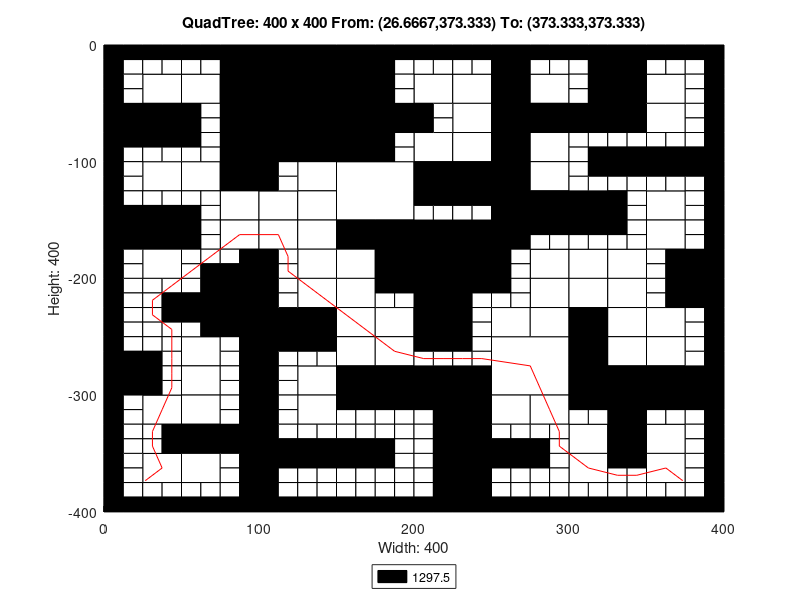

The MATLAB script that drew this image:
axis([0 400 -400 0]);
title('QuadTree: 400 x 400 From: (26.6667,373.333) To: (373.333,373.333)');
xlabel('Width: 400');
ylabel('Height: 400');
rectangle('Position',[100 -50 50 50], 'FaceColor',[0 0 0]);
rectangle('Position',[100 -100 50 50], 'FaceColor',[0 0 0]);
rectangle('Position',[150 -150 50 50], 'FaceColor',[1 1 1]);
rectangle('Position',[200 -200 50 50], 'FaceColor',[0 0 0]);
rectangle('Position',[250 -300 50 50], 'FaceColor',[1 1 1]);
rectangle('Position',[25 -50 25 25], 'FaceColor',[1 1 1]);
rectangle('Position',[75 -25 25 25], 'FaceColor',[0 0 0]);
rectangle('Position',[50 -50 25 25], 'FaceColor',[1 1 1]);
rectangle('Position',[75 -50 25 25], 'FaceColor',[0 0 0]);
rectangle('Position',[0 -75 25 25], 'FaceColor',[0 0 0]);
rectangle('Position',[25 -75 25 25], 'FaceColor',[0 0 0]);
rectangle('Position',[75 -75 25 25], 'FaceColor',[0 0 0]);
rectangle('Position',[75 -100 25 25], 'FaceColor',[0 0 0]);
rectangle('Position',[150 -25 25 25], 'FaceColor',[0 0 0]);
rectangle('Position',[150 -50 25 25], 'FaceColor',[0 0 0]);
rectangle('Position',[150 -75 25 25], 'FaceColor',[0 0 0]);
rectangle('Position',[175 -75 25 25], 'FaceColor',[0 0 0]);
rectangle('Position',[150 -100 25 25], 'FaceColor',[0 0 0]);
rectangle('Position',[25 -125 25 25], 'FaceColor',[1 1 1]);
rectangle('Position',[50 -125 25 25], 'FaceColor',[1 1 1]);
rectangle('Position',[75 -125 25 25], 'FaceColor',[0 0 0]);
rectangle('Position',[75 -150 25 25], 'FaceColor',[1 1 1]);
rectangle('Position',[0 -175 25 25], 'FaceColor',[0 0 0]);
rectangle('Position',[25 -175 25 25], 'FaceColor',[0 0 0]);
rectangle('Position',[25 -200 25 25], 'FaceColor',[1 1 1]);
rectangle('Position',[75 -175 25 25], 'FaceColor',[1 1 1]);
rectangle('Position',[125 -125 25 25], 'FaceColor',[1 1 1]);
rectangle('Position',[100 -150 25 25], 'FaceColor',[1 1 1]);
rectangle('Position',[125 -150 25 25], 'FaceColor',[1 1 1]);
rectangle('Position',[100 -175 25 25], 'FaceColor',[1 1 1]);
rectangle('Position',[125 -175 25 25], 'FaceColor',[1 1 1]);
rectangle('Position',[125 -200 25 25], 'FaceColor',[1 1 1]);
rectangle('Position',[150 -175 25 25], 'FaceColor',[0 0 0]);
rectangle('Position',[175 -175 25 25], 'FaceColor',[0 0 0]);
rectangle('Position',[150 -200 25 25], 'FaceColor',[1 1 1]);
rectangle('Position',[175 -200 25 25], 'FaceColor',[0 0 0]);
rectangle('Position',[200 -50 25 25], 'FaceColor',[1 1 1]);
rectangle('Position',[225 -50 25 25], 'FaceColor',[1 1 1]);
rectangle('Position',[250 -25 25 25], 'FaceColor',[0 0 0]);
rectangle('Position',[250 -50 25 25], 'FaceColor',[0 0 0]);
rectangle('Position',[275 -50 25 25], 'FaceColor',[1 1 1]);
rectangle('Position',[225 -75 25 25], 'FaceColor',[1 1 1]);
rectangle('Position',[200 -100 25 25], 'FaceColor',[1 1 1]);
rectangle('Position',[225 -100 25 25], 'FaceColor',[1 1 1]);
rectangle('Position',[250 -75 25 25], 'FaceColor',[0 0 0]);
rectangle('Position',[275 -75 25 25], 'FaceColor',[0 0 0]);
rectangle('Position',[250 -100 25 25], 'FaceColor',[0 0 0]);
rectangle('Position',[275 -100 25 25], 'FaceColor',[1 1 1]);
rectangle('Position',[325 -25 25 25], 'FaceColor',[0 0 0]);
rectangle('Position',[325 -50 25 25], 'FaceColor',[0 0 0]);
rectangle('Position',[350 -50 25 25], 'FaceColor',[1 1 1]);
rectangle('Position',[300 -75 25 25], 'FaceColor',[0 0 0]);
rectangle('Position',[325 -75 25 25], 'FaceColor',[0 0 0]);
rectangle('Position',[350 -75 25 25], 'FaceColor',[1 1 1]);
rectangle('Position',[200 -125 25 25], 'FaceColor',[0 0 0]);
rectangle('Position',[225 -125 25 25], 'FaceColor',[0 0 0]);
rectangle('Position',[250 -125 25 25], 'FaceColor',[0 0 0]);
rectangle('Position',[275 -125 25 25], 'FaceColor',[1 1 1]);
rectangle('Position',[250 -150 25 25], 'FaceColor',[0 0 0]);
rectangle('Position',[275 -150 25 25], 'FaceColor',[0 0 0]);
rectangle('Position',[250 -175 25 25], 'FaceColor',[0 0 0]);
rectangle('Position',[275 -200 25 25], 'FaceColor',[1 1 1]);
rectangle('Position',[300 -150 25 25], 'FaceColor',[0 0 0]);
rectangle('Position',[350 -150 25 25], 'FaceColor',[1 1 1]);
rectangle('Position',[300 -200 25 25], 'FaceColor',[1 1 1]);
rectangle('Position',[325 -200 25 25], 'FaceColor',[1 1 1]);
rectangle('Position',[350 -175 25 25], 'FaceColor',[1 1 1]);
rectangle('Position',[375 -200 25 25], 'FaceColor',[0 0 0]);
rectangle('Position',[75 -225 25 25], 'FaceColor',[0 0 0]);
rectangle('Position',[75 -250 25 25], 'FaceColor',[0 0 0]);
rectangle('Position',[0 -300 25 25], 'FaceColor',[0 0 0]);
rectangle('Position',[50 -275 25 25], 'FaceColor',[1 1 1]);
rectangle('Position',[50 -300 25 25], 'FaceColor',[1 1 1]);
rectangle('Position',[125 -225 25 25], 'FaceColor',[1 1 1]);
rectangle('Position',[100 -250 25 25], 'FaceColor',[0 0 0]);
rectangle('Position',[125 -250 25 25], 'FaceColor',[0 0 0]);
rectangle('Position',[150 -225 25 25], 'FaceColor',[1 1 1]);
rectangle('Position',[150 -250 25 25], 'FaceColor',[1 1 1]);
rectangle('Position',[175 -250 25 25], 'FaceColor',[1 1 1]);
rectangle('Position',[125 -300 25 25], 'FaceColor',[1 1 1]);
rectangle('Position',[150 -275 25 25], 'FaceColor',[1 1 1]);
rectangle('Position',[175 -275 25 25], 'FaceColor',[1 1 1]);
rectangle('Position',[150 -300 25 25], 'FaceColor',[0 0 0]);
rectangle('Position',[175 -300 25 25], 'FaceColor',[0 0 0]);
rectangle('Position',[25 -325 25 25], 'FaceColor',[1 1 1]);
rectangle('Position',[50 -325 25 25], 'FaceColor',[1 1 1]);
rectangle('Position',[50 -350 25 25], 'FaceColor',[0 0 0]);
rectangle('Position',[75 -350 25 25], 'FaceColor',[0 0 0]);
rectangle('Position',[25 -375 25 25], 'FaceColor',[1 1 1]);
rectangle('Position',[50 -375 25 25], 'FaceColor',[1 1 1]);
rectangle('Position',[125 -325 25 25], 'FaceColor',[1 1 1]);
rectangle('Position',[200 -225 25 25], 'FaceColor',[0 0 0]);
rectangle('Position',[200 -250 25 25], 'FaceColor',[0 0 0]);
rectangle('Position',[275 -225 25 25], 'FaceColor',[1 1 1]);
rectangle('Position',[250 -250 25 25], 'FaceColor',[1 1 1]);
rectangle('Position',[275 -250 25 25], 'FaceColor',[1 1 1]);
rectangle('Position',[200 -300 25 25], 'FaceColor',[0 0 0]);
rectangle('Position',[225 -300 25 25], 'FaceColor',[0 0 0]);
rectangle('Position',[300 -225 25 25], 'FaceColor',[1 1 1]);
rectangle('Position',[325 -225 25 25], 'FaceColor',[1 1 1]);
rectangle('Position',[300 -250 25 25], 'FaceColor',[0 0 0]);
rectangle('Position',[325 -250 25 25], 'FaceColor',[1 1 1]);
rectangle('Position',[375 -225 25 25], 'FaceColor',[0 0 0]);
rectangle('Position',[350 -250 25 25], 'FaceColor',[1 1 1]);
rectangle('Position',[300 -275 25 25], 'FaceColor',[0 0 0]);
rectangle('Position',[325 -275 25 25], 'FaceColor',[1 1 1]);
rectangle('Position',[300 -300 25 25], 'FaceColor',[0 0 0]);
rectangle('Position',[325 -300 25 25], 'FaceColor',[0 0 0]);
rectangle('Position',[350 -275 25 25], 'FaceColor',[1 1 1]);
rectangle('Position',[350 -300 25 25], 'FaceColor',[0 0 0]);
rectangle('Position',[375 -300 25 25], 'FaceColor',[0 0 0]);
rectangle('Position',[225 -325 25 25], 'FaceColor',[0 0 0]);
rectangle('Position',[225 -350 25 25], 'FaceColor',[0 0 0]);
rectangle('Position',[250 -325 25 25], 'FaceColor',[1 1 1]);
rectangle('Position',[275 -325 25 25], 'FaceColor',[1 1 1]);
rectangle('Position',[225 -375 25 25], 'FaceColor',[0 0 0]);
rectangle('Position',[225 -400 25 25], 'FaceColor',[0 0 0]);
rectangle('Position',[325 -325 25 25], 'FaceColor',[0 0 0]);
rectangle('Position',[300 -350 25 25], 'FaceColor',[1 1 1]);
rectangle('Position',[325 -350 25 25], 'FaceColor',[0 0 0]);
rectangle('Position',[350 -350 25 25], 'FaceColor',[1 1 1]);
rectangle('Position',[300 -375 25 25], 'FaceColor',[1 1 1]);
rectangle('Position',[350 -375 25 25], 'FaceColor',[1 1 1]);
rectangle('Position',[0 -12.5 12.5 12.5], 'FaceColor',[0 0 0]);
rectangle('Position',[12.5 -12.5 12.5 12.5], 'FaceColor',[0 0 0]);
rectangle('Position',[0 -25 12.5 12.5], 'FaceColor',[0 0 0]);
rectangle('Position',[12.5 -25 12.5 12.5], 'FaceColor',[1 1 1]);
rectangle('Position',[25 -12.5 12.5 12.5], 'FaceColor',[0 0 0]);
rectangle('Position',[37.5 -12.5 12.5 12.5], 'FaceColor',[0 0 0]);
rectangle('Position',[25 -25 12.5 12.5], 'FaceColor',[1 1 1]);
rectangle('Position',[37.5 -25 12.5 12.5], 'FaceColor',[1 1 1]);
rectangle('Position',[0 -37.5 12.5 12.5], 'FaceColor',[0 0 0]);
rectangle('Position',[12.5 -37.5 12.5 12.5], 'FaceColor',[1 1 1]);
rectangle('Position',[0 -50 12.5 12.5], 'FaceColor',[0 0 0]);
rectangle('Position',[12.5 -50 12.5 12.5], 'FaceColor',[1 1 1]);
rectangle('Position',[50 -12.5 12.5 12.5], 'FaceColor',[0 0 0]);
rectangle('Position',[62.5 -12.5 12.5 12.5], 'FaceColor',[0 0 0]);
rectangle('Position',[50 -25 12.5 12.5], 'FaceColor',[1 1 1]);
rectangle('Position',[62.5 -25 12.5 12.5], 'FaceColor',[1 1 1]);
rectangle('Position',[0 -87.5 12.5 12.5], 'FaceColor',[0 0 0]);
rectangle('Position',[12.5 -87.5 12.5 12.5], 'FaceColor',[0 0 0]);
rectangle('Position',[0 -100 12.5 12.5], 'FaceColor',[0 0 0]);
rectangle('Position',[12.5 -100 12.5 12.5], 'FaceColor',[1 1 1]);
rectangle('Position',[25 -87.5 12.5 12.5], 'FaceColor',[0 0 0]);
rectangle('Position',[37.5 -87.5 12.5 12.5], 'FaceColor',[0 0 0]);
rectangle('Position',[25 -100 12.5 12.5], 'FaceColor',[1 1 1]);
rectangle('Position',[37.5 -100 12.5 12.5], 'FaceColor',[1 1 1]);
rectangle('Position',[50 -62.5 12.5 12.5], 'FaceColor',[0 0 0]);
rectangle('Position',[62.5 -62.5 12.5 12.5], 'FaceColor',[1 1 1]);
rectangle('Position',[50 -75 12.5 12.5], 'FaceColor',[0 0 0]);
rectangle('Position',[62.5 -75 12.5 12.5], 'FaceColor',[1 1 1]);
rectangle('Position',[50 -87.5 12.5 12.5], 'FaceColor',[0 0 0]);
rectangle('Position',[62.5 -87.5 12.5 12.5], 'FaceColor',[1 1 1]);
rectangle('Position',[50 -100 12.5 12.5], 'FaceColor',[1 1 1]);
rectangle('Position',[62.5 -100 12.5 12.5], 'FaceColor',[1 1 1]);
rectangle('Position',[175 -12.5 12.5 12.5], 'FaceColor',[0 0 0]);
rectangle('Position',[187.5 -12.5 12.5 12.5], 'FaceColor',[0 0 0]);
rectangle('Position',[175 -25 12.5 12.5], 'FaceColor',[0 0 0]);
rectangle('Position',[187.5 -25 12.5 12.5], 'FaceColor',[1 1 1]);
rectangle('Position',[175 -37.5 12.5 12.5], 'FaceColor',[0 0 0]);
rectangle('Position',[187.5 -37.5 12.5 12.5], 'FaceColor',[1 1 1]);
rectangle('Position',[175 -50 12.5 12.5], 'FaceColor',[0 0 0]);
rectangle('Position',[187.5 -50 12.5 12.5], 'FaceColor',[1 1 1]);
rectangle('Position',[175 -87.5 12.5 12.5], 'FaceColor',[0 0 0]);
rectangle('Position',[187.5 -87.5 12.5 12.5], 'FaceColor',[1 1 1]);
rectangle('Position',[175 -100 12.5 12.5], 'FaceColor',[0 0 0]);
rectangle('Position',[187.5 -100 12.5 12.5], 'FaceColor',[1 1 1]);
rectangle('Position',[0 -112.5 12.5 12.5], 'FaceColor',[0 0 0]);
rectangle('Position',[12.5 -112.5 12.5 12.5], 'FaceColor',[1 1 1]);
rectangle('Position',[0 -125 12.5 12.5], 'FaceColor',[0 0 0]);
rectangle('Position',[12.5 -125 12.5 12.5], 'FaceColor',[1 1 1]);
rectangle('Position',[0 -137.5 12.5 12.5], 'FaceColor',[0 0 0]);
rectangle('Position',[12.5 -137.5 12.5 12.5], 'FaceColor',[1 1 1]);
rectangle('Position',[0 -150 12.5 12.5], 'FaceColor',[0 0 0]);
rectangle('Position',[12.5 -150 12.5 12.5], 'FaceColor',[0 0 0]);
rectangle('Position',[25 -137.5 12.5 12.5], 'FaceColor',[1 1 1]);
rectangle('Position',[37.5 -137.5 12.5 12.5], 'FaceColor',[1 1 1]);
rectangle('Position',[25 -150 12.5 12.5], 'FaceColor',[0 0 0]);
rectangle('Position',[37.5 -150 12.5 12.5], 'FaceColor',[0 0 0]);
rectangle('Position',[50 -137.5 12.5 12.5], 'FaceColor',[1 1 1]);
rectangle('Position',[62.5 -137.5 12.5 12.5], 'FaceColor',[1 1 1]);
rectangle('Position',[50 -150 12.5 12.5], 'FaceColor',[0 0 0]);
rectangle('Position',[62.5 -150 12.5 12.5], 'FaceColor',[1 1 1]);
rectangle('Position',[0 -187.5 12.5 12.5], 'FaceColor',[0 0 0]);
rectangle('Position',[12.5 -187.5 12.5 12.5], 'FaceColor',[1 1 1]);
rectangle('Position',[0 -200 12.5 12.5], 'FaceColor',[0 0 0]);
rectangle('Position',[12.5 -200 12.5 12.5], 'FaceColor',[1 1 1]);
rectangle('Position',[50 -162.5 12.5 12.5], 'FaceColor',[0 0 0]);
rectangle('Position',[62.5 -162.5 12.5 12.5], 'FaceColor',[1 1 1]);
rectangle('Position',[50 -175 12.5 12.5], 'FaceColor',[0 0 0]);
rectangle('Position',[62.5 -175 12.5 12.5], 'FaceColor',[1 1 1]);
rectangle('Position',[50 -187.5 12.5 12.5], 'FaceColor',[1 1 1]);
rectangle('Position',[62.5 -187.5 12.5 12.5], 'FaceColor',[1 1 1]);
rectangle('Position',[50 -200 12.5 12.5], 'FaceColor',[1 1 1]);
rectangle('Position',[62.5 -200 12.5 12.5], 'FaceColor',[0 0 0]);
rectangle('Position',[75 -187.5 12.5 12.5], 'FaceColor',[1 1 1]);
rectangle('Position',[87.5 -187.5 12.5 12.5], 'FaceColor',[0 0 0]);
rectangle('Position',[75 -200 12.5 12.5], 'FaceColor',[0 0 0]);
rectangle('Position',[87.5 -200 12.5 12.5], 'FaceColor',[0 0 0]);
rectangle('Position',[100 -112.5 12.5 12.5], 'FaceColor',[0 0 0]);
rectangle('Position',[112.5 -112.5 12.5 12.5], 'FaceColor',[1 1 1]);
rectangle('Position',[100 -125 12.5 12.5], 'FaceColor',[0 0 0]);
rectangle('Position',[112.5 -125 12.5 12.5], 'FaceColor',[1 1 1]);
rectangle('Position',[100 -187.5 12.5 12.5], 'FaceColor',[0 0 0]);
rectangle('Position',[112.5 -187.5 12.5 12.5], 'FaceColor',[1 1 1]);
rectangle('Position',[100 -200 12.5 12.5], 'FaceColor',[0 0 0]);
rectangle('Position',[112.5 -200 12.5 12.5], 'FaceColor',[1 1 1]);
rectangle('Position',[200 -12.5 12.5 12.5], 'FaceColor',[0 0 0]);
rectangle('Position',[212.5 -12.5 12.5 12.5], 'FaceColor',[0 0 0]);
rectangle('Position',[200 -25 12.5 12.5], 'FaceColor',[1 1 1]);
rectangle('Position',[212.5 -25 12.5 12.5], 'FaceColor',[1 1 1]);
rectangle('Position',[225 -12.5 12.5 12.5], 'FaceColor',[0 0 0]);
rectangle('Position',[237.5 -12.5 12.5 12.5], 'FaceColor',[0 0 0]);
rectangle('Position',[225 -25 12.5 12.5], 'FaceColor',[1 1 1]);
rectangle('Position',[237.5 -25 12.5 12.5], 'FaceColor',[1 1 1]);
rectangle('Position',[275 -12.5 12.5 12.5], 'FaceColor',[0 0 0]);
rectangle('Position',[287.5 -12.5 12.5 12.5], 'FaceColor',[0 0 0]);
rectangle('Position',[275 -25 12.5 12.5], 'FaceColor',[1 1 1]);
rectangle('Position',[287.5 -25 12.5 12.5], 'FaceColor',[1 1 1]);
rectangle('Position',[200 -62.5 12.5 12.5], 'FaceColor',[0 0 0]);
rectangle('Position',[212.5 -62.5 12.5 12.5], 'FaceColor',[1 1 1]);
rectangle('Position',[200 -75 12.5 12.5], 'FaceColor',[0 0 0]);
rectangle('Position',[212.5 -75 12.5 12.5], 'FaceColor',[1 1 1]);
rectangle('Position',[300 -12.5 12.5 12.5], 'FaceColor',[0 0 0]);
rectangle('Position',[312.5 -12.5 12.5 12.5], 'FaceColor',[0 0 0]);
rectangle('Position',[300 -25 12.5 12.5], 'FaceColor',[1 1 1]);
rectangle('Position',[312.5 -25 12.5 12.5], 'FaceColor',[0 0 0]);
rectangle('Position',[300 -37.5 12.5 12.5], 'FaceColor',[1 1 1]);
rectangle('Position',[312.5 -37.5 12.5 12.5], 'FaceColor',[0 0 0]);
rectangle('Position',[300 -50 12.5 12.5], 'FaceColor',[1 1 1]);
rectangle('Position',[312.5 -50 12.5 12.5], 'FaceColor',[0 0 0]);
rectangle('Position',[350 -12.5 12.5 12.5], 'FaceColor',[0 0 0]);
rectangle('Position',[362.5 -12.5 12.5 12.5], 'FaceColor',[0 0 0]);
rectangle('Position',[350 -25 12.5 12.5], 'FaceColor',[1 1 1]);
rectangle('Position',[362.5 -25 12.5 12.5], 'FaceColor',[1 1 1]);
rectangle('Position',[375 -12.5 12.5 12.5], 'FaceColor',[0 0 0]);
rectangle('Position',[387.5 -12.5 12.5 12.5], 'FaceColor',[0 0 0]);
rectangle('Position',[375 -25 12.5 12.5], 'FaceColor',[1 1 1]);
rectangle('Position',[387.5 -25 12.5 12.5], 'FaceColor',[0 0 0]);
rectangle('Position',[375 -37.5 12.5 12.5], 'FaceColor',[1 1 1]);
rectangle('Position',[387.5 -37.5 12.5 12.5], 'FaceColor',[0 0 0]);
rectangle('Position',[375 -50 12.5 12.5], 'FaceColor',[1 1 1]);
rectangle('Position',[387.5 -50 12.5 12.5], 'FaceColor',[0 0 0]);
rectangle('Position',[300 -87.5 12.5 12.5], 'FaceColor',[1 1 1]);
rectangle('Position',[312.5 -87.5 12.5 12.5], 'FaceColor',[1 1 1]);
rectangle('Position',[300 -100 12.5 12.5], 'FaceColor',[1 1 1]);
rectangle('Position',[312.5 -100 12.5 12.5], 'FaceColor',[0 0 0]);
rectangle('Position',[325 -87.5 12.5 12.5], 'FaceColor',[1 1 1]);
rectangle('Position',[337.5 -87.5 12.5 12.5], 'FaceColor',[1 1 1]);
rectangle('Position',[325 -100 12.5 12.5], 'FaceColor',[0 0 0]);
rectangle('Position',[337.5 -100 12.5 12.5], 'FaceColor',[0 0 0]);
rectangle('Position',[375 -62.5 12.5 12.5], 'FaceColor',[1 1 1]);
rectangle('Position',[387.5 -62.5 12.5 12.5], 'FaceColor',[0 0 0]);
rectangle('Position',[375 -75 12.5 12.5], 'FaceColor',[1 1 1]);
rectangle('Position',[387.5 -75 12.5 12.5], 'FaceColor',[0 0 0]);
rectangle('Position',[350 -87.5 12.5 12.5], 'FaceColor',[1 1 1]);
rectangle('Position',[362.5 -87.5 12.5 12.5], 'FaceColor',[1 1 1]);
rectangle('Position',[350 -100 12.5 12.5], 'FaceColor',[0 0 0]);
rectangle('Position',[362.5 -100 12.5 12.5], 'FaceColor',[0 0 0]);
rectangle('Position',[375 -87.5 12.5 12.5], 'FaceColor',[1 1 1]);
rectangle('Position',[387.5 -87.5 12.5 12.5], 'FaceColor',[0 0 0]);
rectangle('Position',[375 -100 12.5 12.5], 'FaceColor',[0 0 0]);
rectangle('Position',[387.5 -100 12.5 12.5], 'FaceColor',[0 0 0]);
rectangle('Position',[200 -137.5 12.5 12.5], 'FaceColor',[0 0 0]);
rectangle('Position',[212.5 -137.5 12.5 12.5], 'FaceColor',[0 0 0]);
rectangle('Position',[200 -150 12.5 12.5], 'FaceColor',[1 1 1]);
rectangle('Position',[212.5 -150 12.5 12.5], 'FaceColor',[1 1 1]);
rectangle('Position',[225 -137.5 12.5 12.5], 'FaceColor',[0 0 0]);
rectangle('Position',[237.5 -137.5 12.5 12.5], 'FaceColor',[0 0 0]);
rectangle('Position',[225 -150 12.5 12.5], 'FaceColor',[1 1 1]);
rectangle('Position',[237.5 -150 12.5 12.5], 'FaceColor',[1 1 1]);
rectangle('Position',[275 -162.5 12.5 12.5], 'FaceColor',[0 0 0]);
rectangle('Position',[287.5 -162.5 12.5 12.5], 'FaceColor',[0 0 0]);
rectangle('Position',[275 -175 12.5 12.5], 'FaceColor',[1 1 1]);
rectangle('Position',[287.5 -175 12.5 12.5], 'FaceColor',[1 1 1]);
rectangle('Position',[250 -187.5 12.5 12.5], 'FaceColor',[0 0 0]);
rectangle('Position',[262.5 -187.5 12.5 12.5], 'FaceColor',[1 1 1]);
rectangle('Position',[250 -200 12.5 12.5], 'FaceColor',[0 0 0]);
rectangle('Position',[262.5 -200 12.5 12.5], 'FaceColor',[1 1 1]);
rectangle('Position',[300 -112.5 12.5 12.5], 'FaceColor',[1 1 1]);
rectangle('Position',[312.5 -112.5 12.5 12.5], 'FaceColor',[0 0 0]);
rectangle('Position',[300 -125 12.5 12.5], 'FaceColor',[1 1 1]);
rectangle('Position',[312.5 -125 12.5 12.5], 'FaceColor',[1 1 1]);
rectangle('Position',[325 -112.5 12.5 12.5], 'FaceColor',[0 0 0]);
rectangle('Position',[337.5 -112.5 12.5 12.5], 'FaceColor',[0 0 0]);
rectangle('Position',[325 -125 12.5 12.5], 'FaceColor',[1 1 1]);
rectangle('Position',[337.5 -125 12.5 12.5], 'FaceColor',[1 1 1]);
rectangle('Position',[325 -137.5 12.5 12.5], 'FaceColor',[0 0 0]);
rectangle('Position',[337.5 -137.5 12.5 12.5], 'FaceColor',[1 1 1]);
rectangle('Position',[325 -150 12.5 12.5], 'FaceColor',[0 0 0]);
rectangle('Position',[337.5 -150 12.5 12.5], 'FaceColor',[1 1 1]);
rectangle('Position',[350 -112.5 12.5 12.5], 'FaceColor',[0 0 0]);
rectangle('Position',[362.5 -112.5 12.5 12.5], 'FaceColor',[0 0 0]);
rectangle('Position',[350 -125 12.5 12.5], 'FaceColor',[1 1 1]);
rectangle('Position',[362.5 -125 12.5 12.5], 'FaceColor',[1 1 1]);
rectangle('Position',[375 -112.5 12.5 12.5], 'FaceColor',[0 0 0]);
rectangle('Position',[387.5 -112.5 12.5 12.5], 'FaceColor',[0 0 0]);
rectangle('Position',[375 -125 12.5 12.5], 'FaceColor',[1 1 1]);
rectangle('Position',[387.5 -125 12.5 12.5], 'FaceColor',[0 0 0]);
rectangle('Position',[375 -137.5 12.5 12.5], 'FaceColor',[1 1 1]);
rectangle('Position',[387.5 -137.5 12.5 12.5], 'FaceColor',[0 0 0]);
rectangle('Position',[375 -150 12.5 12.5], 'FaceColor',[1 1 1]);
rectangle('Position',[387.5 -150 12.5 12.5], 'FaceColor',[0 0 0]);
rectangle('Position',[300 -162.5 12.5 12.5], 'FaceColor',[0 0 0]);
rectangle('Position',[312.5 -162.5 12.5 12.5], 'FaceColor',[0 0 0]);
rectangle('Position',[300 -175 12.5 12.5], 'FaceColor',[1 1 1]);
rectangle('Position',[312.5 -175 12.5 12.5], 'FaceColor',[1 1 1]);
rectangle('Position',[325 -162.5 12.5 12.5], 'FaceColor',[0 0 0]);
rectangle('Position',[337.5 -162.5 12.5 12.5], 'FaceColor',[1 1 1]);
rectangle('Position',[325 -175 12.5 12.5], 'FaceColor',[1 1 1]);
rectangle('Position',[337.5 -175 12.5 12.5], 'FaceColor',[1 1 1]);
rectangle('Position',[375 -162.5 12.5 12.5], 'FaceColor',[1 1 1]);
rectangle('Position',[387.5 -162.5 12.5 12.5], 'FaceColor',[0 0 0]);
rectangle('Position',[375 -175 12.5 12.5], 'FaceColor',[1 1 1]);
rectangle('Position',[387.5 -175 12.5 12.5], 'FaceColor',[0 0 0]);
rectangle('Position',[350 -187.5 12.5 12.5], 'FaceColor',[1 1 1]);
rectangle('Position',[362.5 -187.5 12.5 12.5], 'FaceColor',[0 0 0]);
rectangle('Position',[350 -200 12.5 12.5], 'FaceColor',[1 1 1]);
rectangle('Position',[362.5 -200 12.5 12.5], 'FaceColor',[0 0 0]);
rectangle('Position',[0 -212.5 12.5 12.5], 'FaceColor',[0 0 0]);
rectangle('Position',[12.5 -212.5 12.5 12.5], 'FaceColor',[1 1 1]);
rectangle('Position',[0 -225 12.5 12.5], 'FaceColor',[0 0 0]);
rectangle('Position',[12.5 -225 12.5 12.5], 'FaceColor',[1 1 1]);
rectangle('Position',[25 -212.5 12.5 12.5], 'FaceColor',[1 1 1]);
rectangle('Position',[37.5 -212.5 12.5 12.5], 'FaceColor',[1 1 1]);
rectangle('Position',[25 -225 12.5 12.5], 'FaceColor',[1 1 1]);
rectangle('Position',[37.5 -225 12.5 12.5], 'FaceColor',[0 0 0]);
rectangle('Position',[0 -237.5 12.5 12.5], 'FaceColor',[0 0 0]);
rectangle('Position',[12.5 -237.5 12.5 12.5], 'FaceColor',[1 1 1]);
rectangle('Position',[0 -250 12.5 12.5], 'FaceColor',[0 0 0]);
rectangle('Position',[12.5 -250 12.5 12.5], 'FaceColor',[1 1 1]);
rectangle('Position',[25 -237.5 12.5 12.5], 'FaceColor',[1 1 1]);
rectangle('Position',[37.5 -237.5 12.5 12.5], 'FaceColor',[0 0 0]);
rectangle('Position',[25 -250 12.5 12.5], 'FaceColor',[1 1 1]);
rectangle('Position',[37.5 -250 12.5 12.5], 'FaceColor',[1 1 1]);
rectangle('Position',[50 -212.5 12.5 12.5], 'FaceColor',[1 1 1]);
rectangle('Position',[62.5 -212.5 12.5 12.5], 'FaceColor',[0 0 0]);
rectangle('Position',[50 -225 12.5 12.5], 'FaceColor',[0 0 0]);
rectangle('Position',[62.5 -225 12.5 12.5], 'FaceColor',[0 0 0]);
rectangle('Position',[50 -237.5 12.5 12.5], 'FaceColor',[0 0 0]);
rectangle('Position',[62.5 -237.5 12.5 12.5], 'FaceColor',[0 0 0]);
rectangle('Position',[50 -250 12.5 12.5], 'FaceColor',[1 1 1]);
rectangle('Position',[62.5 -250 12.5 12.5], 'FaceColor',[0 0 0]);
rectangle('Position',[0 -262.5 12.5 12.5], 'FaceColor',[0 0 0]);
rectangle('Position',[12.5 -262.5 12.5 12.5], 'FaceColor',[1 1 1]);
rectangle('Position',[0 -275 12.5 12.5], 'FaceColor',[0 0 0]);
rectangle('Position',[12.5 -275 12.5 12.5], 'FaceColor',[0 0 0]);
rectangle('Position',[25 -262.5 12.5 12.5], 'FaceColor',[1 1 1]);
rectangle('Position',[37.5 -262.5 12.5 12.5], 'FaceColor',[1 1 1]);
rectangle('Position',[25 -275 12.5 12.5], 'FaceColor',[0 0 0]);
rectangle('Position',[37.5 -275 12.5 12.5], 'FaceColor',[1 1 1]);
rectangle('Position',[25 -287.5 12.5 12.5], 'FaceColor',[0 0 0]);
rectangle('Position',[37.5 -287.5 12.5 12.5], 'FaceColor',[1 1 1]);
rectangle('Position',[25 -300 12.5 12.5], 'FaceColor',[0 0 0]);
rectangle('Position',[37.5 -300 12.5 12.5], 'FaceColor',[1 1 1]);
rectangle('Position',[75 -262.5 12.5 12.5], 'FaceColor',[1 1 1]);
rectangle('Position',[87.5 -262.5 12.5 12.5], 'FaceColor',[0 0 0]);
rectangle('Position',[75 -275 12.5 12.5], 'FaceColor',[1 1 1]);
rectangle('Position',[87.5 -275 12.5 12.5], 'FaceColor',[0 0 0]);
rectangle('Position',[75 -287.5 12.5 12.5], 'FaceColor',[1 1 1]);
rectangle('Position',[87.5 -287.5 12.5 12.5], 'FaceColor',[0 0 0]);
rectangle('Position',[75 -300 12.5 12.5], 'FaceColor',[1 1 1]);
rectangle('Position',[87.5 -300 12.5 12.5], 'FaceColor',[0 0 0]);
rectangle('Position',[100 -212.5 12.5 12.5], 'FaceColor',[0 0 0]);
rectangle('Position',[112.5 -212.5 12.5 12.5], 'FaceColor',[1 1 1]);
rectangle('Position',[100 -225 12.5 12.5], 'FaceColor',[0 0 0]);
rectangle('Position',[112.5 -225 12.5 12.5], 'FaceColor',[1 1 1]);
rectangle('Position',[175 -212.5 12.5 12.5], 'FaceColor',[0 0 0]);
rectangle('Position',[187.5 -212.5 12.5 12.5], 'FaceColor',[0 0 0]);
rectangle('Position',[175 -225 12.5 12.5], 'FaceColor',[1 1 1]);
rectangle('Position',[187.5 -225 12.5 12.5], 'FaceColor',[1 1 1]);
rectangle('Position',[100 -262.5 12.5 12.5], 'FaceColor',[0 0 0]);
rectangle('Position',[112.5 -262.5 12.5 12.5], 'FaceColor',[0 0 0]);
rectangle('Position',[100 -275 12.5 12.5], 'FaceColor',[0 0 0]);
rectangle('Position',[112.5 -275 12.5 12.5], 'FaceColor',[1 1 1]);
rectangle('Position',[125 -262.5 12.5 12.5], 'FaceColor',[0 0 0]);
rectangle('Position',[137.5 -262.5 12.5 12.5], 'FaceColor',[0 0 0]);
rectangle('Position',[125 -275 12.5 12.5], 'FaceColor',[1 1 1]);
rectangle('Position',[137.5 -275 12.5 12.5], 'FaceColor',[1 1 1]);
rectangle('Position',[100 -287.5 12.5 12.5], 'FaceColor',[0 0 0]);
rectangle('Position',[112.5 -287.5 12.5 12.5], 'FaceColor',[1 1 1]);
rectangle('Position',[100 -300 12.5 12.5], 'FaceColor',[0 0 0]);
rectangle('Position',[112.5 -300 12.5 12.5], 'FaceColor',[1 1 1]);
rectangle('Position',[0 -312.5 12.5 12.5], 'FaceColor',[0 0 0]);
rectangle('Position',[12.5 -312.5 12.5 12.5], 'FaceColor',[1 1 1]);
rectangle('Position',[0 -325 12.5 12.5], 'FaceColor',[0 0 0]);
rectangle('Position',[12.5 -325 12.5 12.5], 'FaceColor',[1 1 1]);
rectangle('Position',[0 -337.5 12.5 12.5], 'FaceColor',[0 0 0]);
rectangle('Position',[12.5 -337.5 12.5 12.5], 'FaceColor',[1 1 1]);
rectangle('Position',[0 -350 12.5 12.5], 'FaceColor',[0 0 0]);
rectangle('Position',[12.5 -350 12.5 12.5], 'FaceColor',[1 1 1]);
rectangle('Position',[25 -337.5 12.5 12.5], 'FaceColor',[1 1 1]);
rectangle('Position',[37.5 -337.5 12.5 12.5], 'FaceColor',[0 0 0]);
rectangle('Position',[25 -350 12.5 12.5], 'FaceColor',[1 1 1]);
rectangle('Position',[37.5 -350 12.5 12.5], 'FaceColor',[0 0 0]);
rectangle('Position',[75 -312.5 12.5 12.5], 'FaceColor',[1 1 1]);
rectangle('Position',[87.5 -312.5 12.5 12.5], 'FaceColor',[0 0 0]);
rectangle('Position',[75 -325 12.5 12.5], 'FaceColor',[1 1 1]);
rectangle('Position',[87.5 -325 12.5 12.5], 'FaceColor',[0 0 0]);
rectangle('Position',[0 -362.5 12.5 12.5], 'FaceColor',[0 0 0]);
rectangle('Position',[12.5 -362.5 12.5 12.5], 'FaceColor',[1 1 1]);
rectangle('Position',[0 -375 12.5 12.5], 'FaceColor',[0 0 0]);
rectangle('Position',[12.5 -375 12.5 12.5], 'FaceColor',[1 1 1]);
rectangle('Position',[0 -387.5 12.5 12.5], 'FaceColor',[0 0 0]);
rectangle('Position',[12.5 -387.5 12.5 12.5], 'FaceColor',[1 1 1]);
rectangle('Position',[0 -400 12.5 12.5], 'FaceColor',[0 0 0]);
rectangle('Position',[12.5 -400 12.5 12.5], 'FaceColor',[0 0 0]);
rectangle('Position',[25 -387.5 12.5 12.5], 'FaceColor',[1 1 1]);
rectangle('Position',[37.5 -387.5 12.5 12.5], 'FaceColor',[1 1 1]);
rectangle('Position',[25 -400 12.5 12.5], 'FaceColor',[0 0 0]);
rectangle('Position',[37.5 -400 12.5 12.5], 'FaceColor',[0 0 0]);
rectangle('Position',[75 -362.5 12.5 12.5], 'FaceColor',[1 1 1]);
rectangle('Position',[87.5 -362.5 12.5 12.5], 'FaceColor',[0 0 0]);
rectangle('Position',[75 -375 12.5 12.5], 'FaceColor',[1 1 1]);
rectangle('Position',[87.5 -375 12.5 12.5], 'FaceColor',[0 0 0]);
rectangle('Position',[50 -387.5 12.5 12.5], 'FaceColor',[1 1 1]);
rectangle('Position',[62.5 -387.5 12.5 12.5], 'FaceColor',[1 1 1]);
rectangle('Position',[50 -400 12.5 12.5], 'FaceColor',[0 0 0]);
rectangle('Position',[62.5 -400 12.5 12.5], 'FaceColor',[0 0 0]);
rectangle('Position',[75 -387.5 12.5 12.5], 'FaceColor',[1 1 1]);
rectangle('Position',[87.5 -387.5 12.5 12.5], 'FaceColor',[0 0 0]);
rectangle('Position',[75 -400 12.5 12.5], 'FaceColor',[0 0 0]);
rectangle('Position',[87.5 -400 12.5 12.5], 'FaceColor',[0 0 0]);
rectangle('Position',[100 -312.5 12.5 12.5], 'FaceColor',[0 0 0]);
rectangle('Position',[112.5 -312.5 12.5 12.5], 'FaceColor',[1 1 1]);
rectangle('Position',[100 -325 12.5 12.5], 'FaceColor',[0 0 0]);
rectangle('Position',[112.5 -325 12.5 12.5], 'FaceColor',[1 1 1]);
rectangle('Position',[100 -337.5 12.5 12.5], 'FaceColor',[0 0 0]);
rectangle('Position',[112.5 -337.5 12.5 12.5], 'FaceColor',[1 1 1]);
rectangle('Position',[100 -350 12.5 12.5], 'FaceColor',[0 0 0]);
rectangle('Position',[112.5 -350 12.5 12.5], 'FaceColor',[0 0 0]);
rectangle('Position',[125 -337.5 12.5 12.5], 'FaceColor',[1 1 1]);
rectangle('Position',[137.5 -337.5 12.5 12.5], 'FaceColor',[1 1 1]);
rectangle('Position',[125 -350 12.5 12.5], 'FaceColor',[0 0 0]);
rectangle('Position',[137.5 -350 12.5 12.5], 'FaceColor',[0 0 0]);
rectangle('Position',[150 -312.5 12.5 12.5], 'FaceColor',[0 0 0]);
rectangle('Position',[162.5 -312.5 12.5 12.5], 'FaceColor',[0 0 0]);
rectangle('Position',[150 -325 12.5 12.5], 'FaceColor',[1 1 1]);
rectangle('Position',[162.5 -325 12.5 12.5], 'FaceColor',[1 1 1]);
rectangle('Position',[175 -312.5 12.5 12.5], 'FaceColor',[0 0 0]);
rectangle('Position',[187.5 -312.5 12.5 12.5], 'FaceColor',[0 0 0]);
rectangle('Position',[175 -325 12.5 12.5], 'FaceColor',[1 1 1]);
rectangle('Position',[187.5 -325 12.5 12.5], 'FaceColor',[1 1 1]);
rectangle('Position',[150 -337.5 12.5 12.5], 'FaceColor',[1 1 1]);
rectangle('Position',[162.5 -337.5 12.5 12.5], 'FaceColor',[1 1 1]);
rectangle('Position',[150 -350 12.5 12.5], 'FaceColor',[0 0 0]);
rectangle('Position',[162.5 -350 12.5 12.5], 'FaceColor',[0 0 0]);
rectangle('Position',[175 -337.5 12.5 12.5], 'FaceColor',[1 1 1]);
rectangle('Position',[187.5 -337.5 12.5 12.5], 'FaceColor',[1 1 1]);
rectangle('Position',[175 -350 12.5 12.5], 'FaceColor',[0 0 0]);
rectangle('Position',[187.5 -350 12.5 12.5], 'FaceColor',[1 1 1]);
rectangle('Position',[100 -362.5 12.5 12.5], 'FaceColor',[0 0 0]);
rectangle('Position',[112.5 -362.5 12.5 12.5], 'FaceColor',[0 0 0]);
rectangle('Position',[100 -375 12.5 12.5], 'FaceColor',[0 0 0]);
rectangle('Position',[112.5 -375 12.5 12.5], 'FaceColor',[1 1 1]);
rectangle('Position',[125 -362.5 12.5 12.5], 'FaceColor',[0 0 0]);
rectangle('Position',[137.5 -362.5 12.5 12.5], 'FaceColor',[0 0 0]);
rectangle('Position',[125 -375 12.5 12.5], 'FaceColor',[1 1 1]);
rectangle('Position',[137.5 -375 12.5 12.5], 'FaceColor',[1 1 1]);
rectangle('Position',[100 -387.5 12.5 12.5], 'FaceColor',[0 0 0]);
rectangle('Position',[112.5 -387.5 12.5 12.5], 'FaceColor',[1 1 1]);
rectangle('Position',[100 -400 12.5 12.5], 'FaceColor',[0 0 0]);
rectangle('Position',[112.5 -400 12.5 12.5], 'FaceColor',[0 0 0]);
rectangle('Position',[125 -387.5 12.5 12.5], 'FaceColor',[1 1 1]);
rectangle('Position',[137.5 -387.5 12.5 12.5], 'FaceColor',[1 1 1]);
rectangle('Position',[125 -400 12.5 12.5], 'FaceColor',[0 0 0]);
rectangle('Position',[137.5 -400 12.5 12.5], 'FaceColor',[0 0 0]);
rectangle('Position',[150 -362.5 12.5 12.5], 'FaceColor',[0 0 0]);
rectangle('Position',[162.5 -362.5 12.5 12.5], 'FaceColor',[0 0 0]);
rectangle('Position',[150 -375 12.5 12.5], 'FaceColor',[1 1 1]);
rectangle('Position',[162.5 -375 12.5 12.5], 'FaceColor',[1 1 1]);
rectangle('Position',[175 -362.5 12.5 12.5], 'FaceColor',[0 0 0]);
rectangle('Position',[187.5 -362.5 12.5 12.5], 'FaceColor',[1 1 1]);
rectangle('Position',[175 -375 12.5 12.5], 'FaceColor',[1 1 1]);
rectangle('Position',[187.5 -375 12.5 12.5], 'FaceColor',[1 1 1]);
rectangle('Position',[150 -387.5 12.5 12.5], 'FaceColor',[1 1 1]);
rectangle('Position',[162.5 -387.5 12.5 12.5], 'FaceColor',[1 1 1]);
rectangle('Position',[150 -400 12.5 12.5], 'FaceColor',[0 0 0]);
rectangle('Position',[162.5 -400 12.5 12.5], 'FaceColor',[0 0 0]);
rectangle('Position',[175 -387.5 12.5 12.5], 'FaceColor',[1 1 1]);
rectangle('Position',[187.5 -387.5 12.5 12.5], 'FaceColor',[1 1 1]);
rectangle('Position',[175 -400 12.5 12.5], 'FaceColor',[0 0 0]);
rectangle('Position',[187.5 -400 12.5 12.5], 'FaceColor',[0 0 0]);
rectangle('Position',[225 -212.5 12.5 12.5], 'FaceColor',[0 0 0]);
rectangle('Position',[237.5 -212.5 12.5 12.5], 'FaceColor',[0 0 0]);
rectangle('Position',[225 -225 12.5 12.5], 'FaceColor',[0 0 0]);
rectangle('Position',[237.5 -225 12.5 12.5], 'FaceColor',[1 1 1]);
rectangle('Position',[225 -237.5 12.5 12.5], 'FaceColor',[0 0 0]);
rectangle('Position',[237.5 -237.5 12.5 12.5], 'FaceColor',[1 1 1]);
rectangle('Position',[225 -250 12.5 12.5], 'FaceColor',[0 0 0]);
rectangle('Position',[237.5 -250 12.5 12.5], 'FaceColor',[1 1 1]);
rectangle('Position',[250 -212.5 12.5 12.5], 'FaceColor',[0 0 0]);
rectangle('Position',[262.5 -212.5 12.5 12.5], 'FaceColor',[1 1 1]);
rectangle('Position',[250 -225 12.5 12.5], 'FaceColor',[1 1 1]);
rectangle('Position',[262.5 -225 12.5 12.5], 'FaceColor',[1 1 1]);
rectangle('Position',[200 -262.5 12.5 12.5], 'FaceColor',[0 0 0]);
rectangle('Position',[212.5 -262.5 12.5 12.5], 'FaceColor',[0 0 0]);
rectangle('Position',[200 -275 12.5 12.5], 'FaceColor',[1 1 1]);
rectangle('Position',[212.5 -275 12.5 12.5], 'FaceColor',[1 1 1]);
rectangle('Position',[225 -262.5 12.5 12.5], 'FaceColor',[0 0 0]);
rectangle('Position',[237.5 -262.5 12.5 12.5], 'FaceColor',[1 1 1]);
rectangle('Position',[225 -275 12.5 12.5], 'FaceColor',[1 1 1]);
rectangle('Position',[237.5 -275 12.5 12.5], 'FaceColor',[1 1 1]);
rectangle('Position',[350 -212.5 12.5 12.5], 'FaceColor',[1 1 1]);
rectangle('Position',[362.5 -212.5 12.5 12.5], 'FaceColor',[0 0 0]);
rectangle('Position',[350 -225 12.5 12.5], 'FaceColor',[1 1 1]);
rectangle('Position',[362.5 -225 12.5 12.5], 'FaceColor',[0 0 0]);
rectangle('Position',[375 -237.5 12.5 12.5], 'FaceColor',[1 1 1]);
rectangle('Position',[387.5 -237.5 12.5 12.5], 'FaceColor',[0 0 0]);
rectangle('Position',[375 -250 12.5 12.5], 'FaceColor',[1 1 1]);
rectangle('Position',[387.5 -250 12.5 12.5], 'FaceColor',[0 0 0]);
rectangle('Position',[375 -262.5 12.5 12.5], 'FaceColor',[1 1 1]);
rectangle('Position',[387.5 -262.5 12.5 12.5], 'FaceColor',[0 0 0]);
rectangle('Position',[375 -275 12.5 12.5], 'FaceColor',[1 1 1]);
rectangle('Position',[387.5 -275 12.5 12.5], 'FaceColor',[0 0 0]);
rectangle('Position',[200 -312.5 12.5 12.5], 'FaceColor',[0 0 0]);
rectangle('Position',[212.5 -312.5 12.5 12.5], 'FaceColor',[0 0 0]);
rectangle('Position',[200 -325 12.5 12.5], 'FaceColor',[1 1 1]);
rectangle('Position',[212.5 -325 12.5 12.5], 'FaceColor',[0 0 0]);
rectangle('Position',[200 -337.5 12.5 12.5], 'FaceColor',[1 1 1]);
rectangle('Position',[212.5 -337.5 12.5 12.5], 'FaceColor',[0 0 0]);
rectangle('Position',[200 -350 12.5 12.5], 'FaceColor',[1 1 1]);
rectangle('Position',[212.5 -350 12.5 12.5], 'FaceColor',[0 0 0]);
rectangle('Position',[250 -337.5 12.5 12.5], 'FaceColor',[1 1 1]);
rectangle('Position',[262.5 -337.5 12.5 12.5], 'FaceColor',[1 1 1]);
rectangle('Position',[250 -350 12.5 12.5], 'FaceColor',[0 0 0]);
rectangle('Position',[262.5 -350 12.5 12.5], 'FaceColor',[0 0 0]);
rectangle('Position',[275 -337.5 12.5 12.5], 'FaceColor',[1 1 1]);
rectangle('Position',[287.5 -337.5 12.5 12.5], 'FaceColor',[1 1 1]);
rectangle('Position',[275 -350 12.5 12.5], 'FaceColor',[0 0 0]);
rectangle('Position',[287.5 -350 12.5 12.5], 'FaceColor',[1 1 1]);
rectangle('Position',[200 -362.5 12.5 12.5], 'FaceColor',[1 1 1]);
rectangle('Position',[212.5 -362.5 12.5 12.5], 'FaceColor',[0 0 0]);
rectangle('Position',[200 -375 12.5 12.5], 'FaceColor',[1 1 1]);
rectangle('Position',[212.5 -375 12.5 12.5], 'FaceColor',[0 0 0]);
rectangle('Position',[200 -387.5 12.5 12.5], 'FaceColor',[1 1 1]);
rectangle('Position',[212.5 -387.5 12.5 12.5], 'FaceColor',[0 0 0]);
rectangle('Position',[200 -400 12.5 12.5], 'FaceColor',[0 0 0]);
rectangle('Position',[212.5 -400 12.5 12.5], 'FaceColor',[0 0 0]);
rectangle('Position',[250 -362.5 12.5 12.5], 'FaceColor',[0 0 0]);
rectangle('Position',[262.5 -362.5 12.5 12.5], 'FaceColor',[0 0 0]);
rectangle('Position',[250 -375 12.5 12.5], 'FaceColor',[1 1 1]);
rectangle('Position',[262.5 -375 12.5 12.5], 'FaceColor',[1 1 1]);
rectangle('Position',[275 -362.5 12.5 12.5], 'FaceColor',[0 0 0]);
rectangle('Position',[287.5 -362.5 12.5 12.5], 'FaceColor',[1 1 1]);
rectangle('Position',[275 -375 12.5 12.5], 'FaceColor',[1 1 1]);
rectangle('Position',[287.5 -375 12.5 12.5], 'FaceColor',[1 1 1]);
rectangle('Position',[250 -387.5 12.5 12.5], 'FaceColor',[1 1 1]);
rectangle('Position',[262.5 -387.5 12.5 12.5], 'FaceColor',[1 1 1]);
rectangle('Position',[250 -400 12.5 12.5], 'FaceColor',[0 0 0]);
rectangle('Position',[262.5 -400 12.5 12.5], 'FaceColor',[0 0 0]);
rectangle('Position',[275 -387.5 12.5 12.5], 'FaceColor',[1 1 1]);
rectangle('Position',[287.5 -387.5 12.5 12.5], 'FaceColor',[1 1 1]);
rectangle('Position',[275 -400 12.5 12.5], 'FaceColor',[0 0 0]);
rectangle('Position',[287.5 -400 12.5 12.5], 'FaceColor',[0 0 0]);
rectangle('Position',[300 -312.5 12.5 12.5], 'FaceColor',[0 0 0]);
rectangle('Position',[312.5 -312.5 12.5 12.5], 'FaceColor',[0 0 0]);
rectangle('Position',[300 -325 12.5 12.5], 'FaceColor',[1 1 1]);
rectangle('Position',[312.5 -325 12.5 12.5], 'FaceColor',[1 1 1]);
rectangle('Position',[350 -312.5 12.5 12.5], 'FaceColor',[0 0 0]);
rectangle('Position',[362.5 -312.5 12.5 12.5], 'FaceColor',[0 0 0]);
rectangle('Position',[350 -325 12.5 12.5], 'FaceColor',[1 1 1]);
rectangle('Position',[362.5 -325 12.5 12.5], 'FaceColor',[1 1 1]);
rectangle('Position',[375 -312.5 12.5 12.5], 'FaceColor',[0 0 0]);
rectangle('Position',[387.5 -312.5 12.5 12.5], 'FaceColor',[0 0 0]);
rectangle('Position',[375 -325 12.5 12.5], 'FaceColor',[1 1 1]);
rectangle('Position',[387.5 -325 12.5 12.5], 'FaceColor',[0 0 0]);
rectangle('Position',[375 -337.5 12.5 12.5], 'FaceColor',[1 1 1]);
rectangle('Position',[387.5 -337.5 12.5 12.5], 'FaceColor',[0 0 0]);
rectangle('Position',[375 -350 12.5 12.5], 'FaceColor',[1 1 1]);
rectangle('Position',[387.5 -350 12.5 12.5], 'FaceColor',[0 0 0]);
rectangle('Position',[325 -362.5 12.5 12.5], 'FaceColor',[0 0 0]);
rectangle('Position',[337.5 -362.5 12.5 12.5], 'FaceColor',[0 0 0]);
rectangle('Position',[325 -375 12.5 12.5], 'FaceColor',[1 1 1]);
rectangle('Position',[337.5 -375 12.5 12.5], 'FaceColor',[1 1 1]);
rectangle('Position',[300 -387.5 12.5 12.5], 'FaceColor',[1 1 1]);
rectangle('Position',[312.5 -387.5 12.5 12.5], 'FaceColor',[1 1 1]);
rectangle('Position',[300 -400 12.5 12.5], 'FaceColor',[0 0 0]);
rectangle('Position',[312.5 -400 12.5 12.5], 'FaceColor',[0 0 0]);
rectangle('Position',[325 -387.5 12.5 12.5], 'FaceColor',[1 1 1]);
rectangle('Position',[337.5 -387.5 12.5 12.5], 'FaceColor',[1 1 1]);
rectangle('Position',[325 -400 12.5 12.5], 'FaceColor',[0 0 0]);
rectangle('Position',[337.5 -400 12.5 12.5], 'FaceColor',[0 0 0]);
rectangle('Position',[375 -362.5 12.5 12.5], 'FaceColor',[1 1 1]);
rectangle('Position',[387.5 -362.5 12.5 12.5], 'FaceColor',[0 0 0]);
rectangle('Position',[375 -375 12.5 12.5], 'FaceColor',[1 1 1]);
rectangle('Position',[387.5 -375 12.5 12.5], 'FaceColor',[0 0 0]);
rectangle('Position',[350 -387.5 12.5 12.5], 'FaceColor',[1 1 1]);
rectangle('Position',[362.5 -387.5 12.5 12.5], 'FaceColor',[1 1 1]);
rectangle('Position',[350 -400 12.5 12.5], 'FaceColor',[0 0 0]);
rectangle('Position',[362.5 -400 12.5 12.5], 'FaceColor',[0 0 0]);
rectangle('Position',[375 -387.5 12.5 12.5], 'FaceColor',[1 1 1]);
rectangle('Position',[387.5 -387.5 12.5 12.5], 'FaceColor',[0 0 0]);
rectangle('Position',[375 -400 12.5 12.5], 'FaceColor',[0 0 0]);
rectangle('Position',[387.5 -400 12.5 12.5], 'FaceColor',[0 0 0]);
X=[373.333,362.5,343.75,331.25,312.5,293.75,293.75,287.5,275,243.75,231.25,218.75,206.25,187.5,162.5,137.5,118.75,118.75,112.5,87.5,68.75,56.25,43.75,31.25,31.25,43.75,43.75,43.75,43.75,43.75,37.5,31.25,31.25,37.5,26.6667];
Y=[-373.333,-362.5,-368.75,-368.75,-362.5,-343.75,-331.25,-312.5,-275,-268.75,-268.75,-268.75,-268.75,-262.5,-237.5,-212.5,-193.75,-181.25,-162.5,-162.5,-181.25,-193.75,-206.25,-218.75,-231.25,-243.75,-256.25,-268.75,-281.25,-293.75,-312.5,-331.25,-343.75,-362.5,-373.333];
hold on;
plot(X,Y,'r');
legend('1297.5','Location','southoutside');
